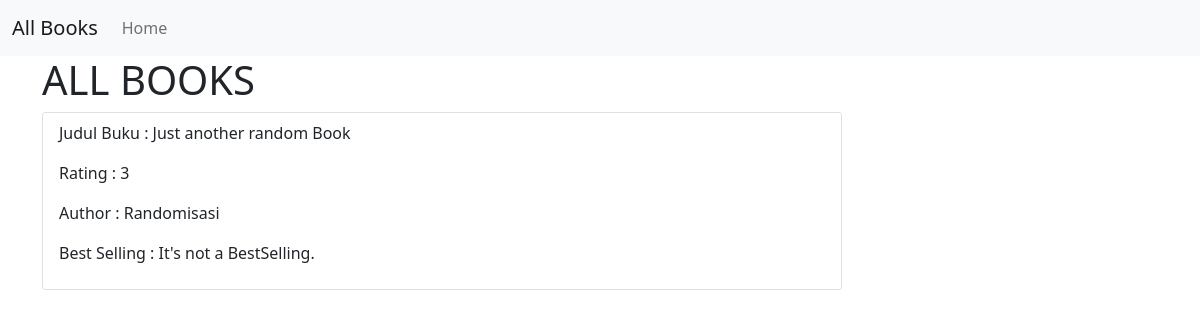
The page /data/just-another-random-book on the database its author committed.
### data_model/models.py (models this page shows, shortened)
class Book(models.Model):
    title = models.CharField(max_length=50)
    rating = models.IntegerField(
        validators=[MinValueValidator(1), MaxValueValidator(5)])
    author = models.CharField(null=True, max_length=100)
    is_bestselling = models.BooleanField(default=False)
    slug = models.SlugField(default="", blank=True,
                            null=False, editable=False, db_index=True)

### data_model/views.py (the view)
# urls.py: path("<slug>", views.databooks, name='DataBooks'),
def databooks(request, slug):
    a_book = get_object_or_404(Book, slug=slug)
    context = {
        'a_book': a_book
    }
    return render(request, 'data_model/book_detail.html', context)

### data_model/templates/data_model/book_detail.html (shortened to what this page needs)
{% extends 'data_model/base.html' %}
{% block Header %} ALL BOOKS {% endblock Header %}
{% block content %}
<div class="card mt-10" style="width: 50rem;">
    <ul class="list-group list-group-flush">
        <li class="list-group-item">
            <p>Judul Buku : {{ a_book.title }}</p>
            <p>Rating : {{ a_book.rating }}</p>
            <p>Author : {{ a_book.author }}</p>
            <p>Best Selling :
                {% if a_book.is_bestselling %}
                It's a BestSelling!
                {% else %}
                It's not a BestSelling.
                {% endif %}
            </p>
        </li>
    </ul>
</div>
{% endblock content %}

### rows shown on the page
Book: title "Just another random Book", rating "3", author "Randomisasi"
